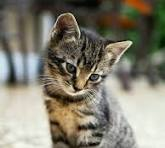
#> input picture image.jpeg, 165 x 148 px
$ jupyter execute 7.ipynb
#> lines starting #> are read from the running program, lines starting #| are printed output that depends on the picture; after the words box and inside, x2 and y2 are one past the last pixel; in counts of white or black regions, pixels touching at a corner belong together
[cell 1]
import cv2
import matplotlib.pyplot as plt

[cell 2]
# Read image in grayscale
image = cv2.imread("image.jpeg", cv2.IMREAD_GRAYSCALE)
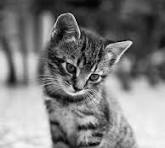
#> image: shape (148, 165); min 0, max 252, mean 126.1

[cell 3]
# -----------------------------
# 1. Image Negative
# -----------------------------

negative = 255 - image
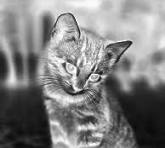
#> negative: shape (148, 165); min 3, max 255, mean 128.9

[cell 4]
threshold = 127

_, binary = cv2.threshold(
    image,
    threshold,
    255,
    cv2.THRESH_BINARY
)
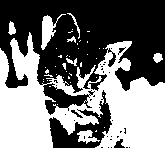
#> binary: shape (148, 165); 45.2% white; 44 white regions (36 under 20 px), largest, box (x1, y1, x2, y2) and area: (0, 32, 165, 148) 10165, (41, 14, 66, 50) 327, (77, 130, 100, 144) 167

[cell 5]
# -----------------------------
# Display Results
# -----------------------------

plt.figure(figsize=(12, 4))

plt.subplot(1, 3, 1)
plt.imshow(image, cmap="gray")
plt.title("Original Image")
plt.axis("off")

plt.subplot(1, 3, 2)
plt.imshow(negative, cmap="gray")
plt.title("Image Negative")
plt.axis("off")

plt.subplot(1, 3, 3)
plt.imshow(binary, cmap="gray")
plt.title("Thresholding")
plt.axis("off")

plt.tight_layout()
plt.show()
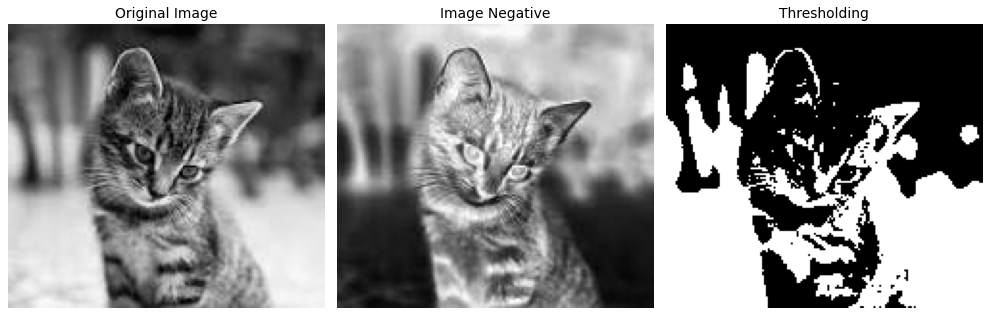
#> figure drawn by matplotlib, 3 panels
